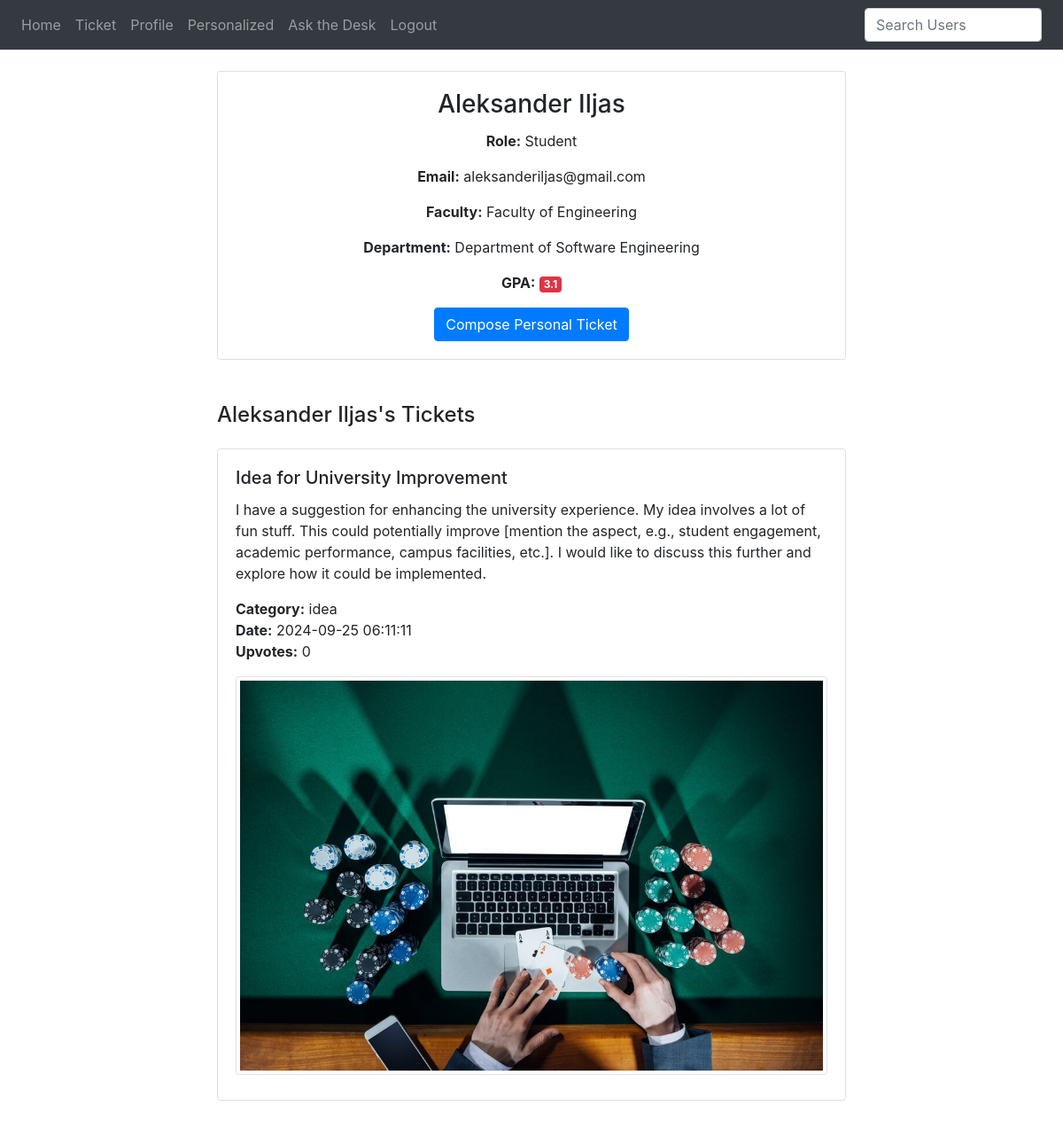
Page /user_profile/2 (signed in) on the committed database.
### website/models.py (models this page shows)
class User(db.Model, UserMixin):
    id = db.Column(db.Integer, primary_key=True)
    email = db.Column(db.String(150), unique=True, nullable=False)
    password = db.Column(db.String(150), nullable=False)
    first_name = db.Column(db.String(150), nullable=False)
    department_id = db.Column(db.Integer, db.ForeignKey("department.id"), nullable=True)
    faculty_id = db.Column(db.Integer, db.ForeignKey("faculty.id"), nullable=True)
    gpa = db.Column(db.Float, nullable=True)
    role_id = db.Column(db.Integer, db.ForeignKey("role.id"), nullable=False)
    allow_ticket_visibility = db.Column(
        db.Boolean, default=True
    )  # New field for visibility
    role = db.relationship("Role", backref="users", lazy=True)
    faculty = db.relationship("Faculty", backref="users", lazy=True)

class Role(db.Model):
    id = db.Column(db.Integer, primary_key=True)
    name = db.Column(db.String(50), unique=True, nullable=False)

class Faculty(db.Model):
    id = db.Column(db.Integer, primary_key=True)
    name = db.Column(db.String(150), unique=True, nullable=False)
    departments = db.relationship("Department", backref="faculty", lazy=True)

class Department(db.Model):
    id = db.Column(db.Integer, primary_key=True)
    name = db.Column(db.String(150), unique=True, nullable=False)
    faculty_id = db.Column(db.Integer, db.ForeignKey("faculty.id"), nullable=False)
    users = db.relationship("User", backref="department", lazy=True)

class Ticket(db.Model):
    id = db.Column(db.Integer, primary_key=True)
    title = db.Column(db.String(100), nullable=False)
    content = db.Column(db.String(1000), nullable=False)
    category = db.Column(db.String(50), nullable=False)
    date = db.Column(db.DateTime(timezone=True), default=func.now())
    image = db.Column(db.String(100), nullable=True)
    upvotes = db.Column(db.Integer, default=0)
    user_id = db.Column(
        db.Integer, db.ForeignKey("user.id"), nullable=True
    )  # Make this field nullable
    recipient_id = db.Column(db.Integer, db.ForeignKey("user.id"), nullable=True)
    reply_to_ticket_id = db.Column(
        db.Integer, db.ForeignKey("ticket.id"), nullable=True
    )
    creator = db.relationship("User", backref="created_tickets", foreign_keys=[user_id])
    recipient = db.relationship(
        "User", backref="received_tickets", foreign_keys=[recipient_id]
    )
    original_ticket = db.relationship(
        "Ticket", remote_side=[id], backref="replies", foreign_keys=[reply_to_ticket_id]
    )
    upvoted_by = db.relationship(
        "TicketUpvote", backref="ticket", cascade="all, delete", lazy=True
    )
    visibility = db.relationship(
        "TicketVisibility", backref="ticket", cascade="all, delete", lazy=True
    )

### website/views.py (the view)
@views.route("/user_profile/<int:user_id>")
@login_required
def user_profile(user_id):
    user = User.query.get_or_404(user_id)
    tickets = (
        Ticket.query.filter_by(user_id=user_id, recipient_id=None)
        .order_by(Ticket.date.desc())
        .all()
    )  # Exclude personalized tickets
    return render_template("user_profile.html", user=user, tickets=tickets)

### website/__init__.py (called while the page is built)
def create_app():
    app = Flask(__name__)
    app.config["SECRET_KEY"] = "hjshjhdjah kjshkjdhjs"  # Use a secure key in production
    app.config["SQLALCHEMY_DATABASE_URI"] = f"sqlite:///{DB_NAME}"
    db.init_app(app)
    from .views import views
    from .auth import auth
    app.register_blueprint(views, url_prefix="/")
    app.register_blueprint(auth, url_prefix="/")
    from .models import User
    with app.app_context():
        db.create_all()
    login_manager = LoginManager()
    login_manager.login_view = "auth.login"
    login_manager.init_app(app)
    @login_manager.user_loader
    def load_user(id):
        return User.query.get(int(id))
    return app

### website/templates/user_profile.html (shortened to what this page needs)
{% extends "base.html" %}
{% block content %}
<div class="container">
  <div class="row justify-content-center my-4">
    <div class="col-md-8">
      <div class="card text-center">
        <div class="card-body">
          <h3 class="card-title">{{ user.first_name }}</h3>
          <p class="card-text">
            <strong>Role:</strong>
            {% if user.role.name == 'Admin' %}
                Moderator
            {% elif user.role.name == 'Super Admin' %}
                Prime Moderator
            {% elif user.role.name == 'Desk Support' %}
                Support
            {% else %}
                {{ user.role.name }}
            {% endif %}
          </p>
          <p class="card-text"><strong>Email:</strong> {{ user.email }}</p>
          <p class="card-text"><strong>Faculty:</strong> {{ user.department.faculty.name if user.department and user.department.faculty else 'N/A' }}</p>
          <p class="card-text"><strong>Department:</strong> {{ user.department.name if user.department else 'N/A' }}</p>
          <p class="card-text">
            <strong>GPA:</strong>
            <span class="badge badge-danger">{{ user.gpa if user.gpa else 'N/A' }}</span>
          </p>
          <a href="{{ url_for('views.compose_ticket', user_id=user.id) }}" class="btn btn-primary">Compose Personal Ticket</a>
        </div>
      </div>
    </div>
  </div>
  <div class="row justify-content-center">
    <div class="col-md-8">
      <h4 class="my-4">{{ user.first_name }}'s Tickets</h4>
      {% if user.allow_ticket_visibility or current_user.role.name in ['Admin', 'Super Admin'] %}
        {% if tickets %}
          {% for ticket in tickets %}
          <div class="card mb-4">
            <div class="card-body">
              <h5 class="card-title">{{ ticket.title }}</h5>
              <p class="card-text">{{ ticket.content }}</p>
              <p class="card-text">
                <strong>Category:</strong> {{ ticket.category }} <br>
                <strong>Date:</strong> {{ ticket.date.strftime('%Y-%m-%d %H:%M:%S') }} <br>
                <strong>Upvotes:</strong> {{ ticket.upvotes }}
              </p>
              {% if ticket.image %}
              <img src="{{ url_for('static', filename='uploads/' ~ ticket.image) }}" alt="Ticket Image" class="img-fluid img-thumbnail mb-2">
              {% endif %}
            </div>
          </div>
          {% endfor %}
        {% else %}
          <p>No tickets found.</p>
        {% endif %}
      {% else %}
        <p>{{ user.first_name }} has chosen to hide their tickets.</p>
      {% endif %}
    </div>
  </div>
</div>
{% endblock %}

### rows in the picture
User: first_name "Aleksander Iljas", email "aleksanderiljas@gmail.com", gpa "3.1"
Role: role.name "Student"
Faculty: department.faculty "Faculty of Engineering"
Department: department "Department of Software Engineering"
Ticket: title "Idea for University Improvement", content "I have a suggestion for enhancing the university experience. My idea involves a lot of fun stuff. This could potentially improve [mention the aspect, e.g., student engagement, academic performance, campus facilities, etc.]. I would like to discuss this further and explore how it could be implemented.", category "idea", date "2024-09-25 06:11:11", upvotes "0", image (picture)
